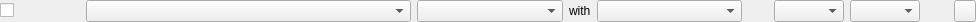
<?xml version="1.0" encoding="UTF-8"?>
<ui version="4.0">
 <class>ChannelWidget</class>
 <widget class="QWidget" name="ChannelWidget">
  <property name="geometry">
   <rect>
    <x>0</x>
    <y>0</y>
    <width>976</width>
    <height>22</height>
   </rect>
  </property>
  <property name="sizePolicy">
   <sizepolicy hsizetype="Minimum" vsizetype="Preferred">
    <horstretch>0</horstretch>
    <verstretch>0</verstretch>
   </sizepolicy>
  </property>
  <property name="windowTitle">
   <string>Form</string>
  </property>
  <layout class="QHBoxLayout" name="horizontalLayout">
   <property name="leftMargin">
    <number>0</number>
   </property>
   <property name="topMargin">
    <number>0</number>
   </property>
   <property name="rightMargin">
    <number>0</number>
   </property>
   <property name="bottomMargin">
    <number>0</number>
   </property>
   <item>
    <widget class="QCheckBox" name="enabledCheckBox">
     <property name="sizePolicy">
      <sizepolicy hsizetype="Fixed" vsizetype="Fixed">
       <horstretch>0</horstretch>
       <verstretch>0</verstretch>
      </sizepolicy>
     </property>
     <property name="minimumSize">
      <size>
       <width>80</width>
       <height>0</height>
      </size>
     </property>
     <property name="maximumSize">
      <size>
       <width>80</width>
       <height>16777215</height>
      </size>
     </property>
     <property name="text">
      <string/>
     </property>
    </widget>
   </item>
   <item>
    <widget class="QComboBox" name="datasetNameComboBox">
     <property name="enabled">
      <bool>true</bool>
     </property>
     <property name="sizePolicy">
      <sizepolicy hsizetype="MinimumExpanding" vsizetype="Fixed">
       <horstretch>0</horstretch>
       <verstretch>0</verstretch>
      </sizepolicy>
     </property>
     <property name="minimumSize">
      <size>
       <width>100</width>
       <height>0</height>
      </size>
     </property>
     <property name="toolTip">
      <string>Current dataset name</string>
     </property>
    </widget>
   </item>
   <item>
    <widget class="QWidget" name="differentialWidget" native="true">
     <layout class="QHBoxLayout" name="horizontalLayout_2">
      <property name="leftMargin">
       <number>0</number>
      </property>
      <property name="topMargin">
       <number>0</number>
      </property>
      <property name="rightMargin">
       <number>0</number>
      </property>
      <property name="bottomMargin">
       <number>0</number>
      </property>
      <item>
       <widget class="QComboBox" name="differentialDatasetName1ComboBox">
        <property name="sizePolicy">
         <sizepolicy hsizetype="MinimumExpanding" vsizetype="Fixed">
          <horstretch>0</horstretch>
          <verstretch>0</verstretch>
         </sizepolicy>
        </property>
       </widget>
      </item>
      <item>
       <widget class="QLabel" name="withLabel">
        <property name="text">
         <string>with</string>
        </property>
       </widget>
      </item>
      <item>
       <widget class="QComboBox" name="differentialDatasetName2ComboBox">
        <property name="sizePolicy">
         <sizepolicy hsizetype="MinimumExpanding" vsizetype="Fixed">
          <horstretch>0</horstretch>
          <verstretch>0</verstretch>
         </sizepolicy>
        </property>
       </widget>
      </item>
     </layout>
    </widget>
   </item>
   <item>
    <widget class="ColorPickerPushButton" name="colorPushButton" native="true">
     <property name="enabled">
      <bool>true</bool>
     </property>
     <property name="sizePolicy">
      <sizepolicy hsizetype="Fixed" vsizetype="Fixed">
       <horstretch>0</horstretch>
       <verstretch>0</verstretch>
      </sizepolicy>
     </property>
     <property name="minimumSize">
      <size>
       <width>20</width>
       <height>20</height>
      </size>
     </property>
     <property name="maximumSize">
      <size>
       <width>20</width>
       <height>20</height>
      </size>
     </property>
     <property name="baseSize">
      <size>
       <width>0</width>
       <height>0</height>
      </size>
     </property>
     <property name="text" stdset="0">
      <string/>
     </property>
    </widget>
   </item>
   <item>
    <widget class="QComboBox" name="profileTypeComboBox">
     <property name="sizePolicy">
      <sizepolicy hsizetype="MinimumExpanding" vsizetype="Fixed">
       <horstretch>0</horstretch>
       <verstretch>0</verstretch>
      </sizepolicy>
     </property>
     <property name="minimumSize">
      <size>
       <width>70</width>
       <height>0</height>
      </size>
     </property>
     <property name="maximumSize">
      <size>
       <width>70</width>
       <height>16777215</height>
      </size>
     </property>
    </widget>
   </item>
   <item>
    <widget class="QComboBox" name="rangeTypeComboBox">
     <property name="sizePolicy">
      <sizepolicy hsizetype="MinimumExpanding" vsizetype="Fixed">
       <horstretch>0</horstretch>
       <verstretch>0</verstretch>
      </sizepolicy>
     </property>
     <property name="minimumSize">
      <size>
       <width>70</width>
       <height>0</height>
      </size>
     </property>
     <property name="maximumSize">
      <size>
       <width>70</width>
       <height>16777215</height>
      </size>
     </property>
    </widget>
   </item>
   <item>
    <widget class="StylingPushButton" name="stylingPushButton" native="true">
     <property name="minimumSize">
      <size>
       <width>22</width>
       <height>22</height>
      </size>
     </property>
     <property name="maximumSize">
      <size>
       <width>22</width>
       <height>22</height>
      </size>
     </property>
    </widget>
   </item>
   <item>
    <widget class="QPushButton" name="linkedPushButton">
     <property name="minimumSize">
      <size>
       <width>22</width>
       <height>22</height>
      </size>
     </property>
     <property name="maximumSize">
      <size>
       <width>22</width>
       <height>22</height>
      </size>
     </property>
     <property name="text">
      <string/>
     </property>
     <property name="checkable">
      <bool>true</bool>
     </property>
    </widget>
   </item>
  </layout>
 </widget>
 <customwidgets>
  <customwidget>
   <class>ColorPickerPushButton</class>
   <extends>QWidget</extends>
   <header>widgets/ColorPickerPushButton.h</header>
   <container>1</container>
  </customwidget>
  <customwidget>
   <class>StylingPushButton</class>
   <extends>QWidget</extends>
   <header>StylingPushButton.h</header>
   <container>1</container>
  </customwidget>
 </customwidgets>
 <resources/>
 <connections/>
</ui>
